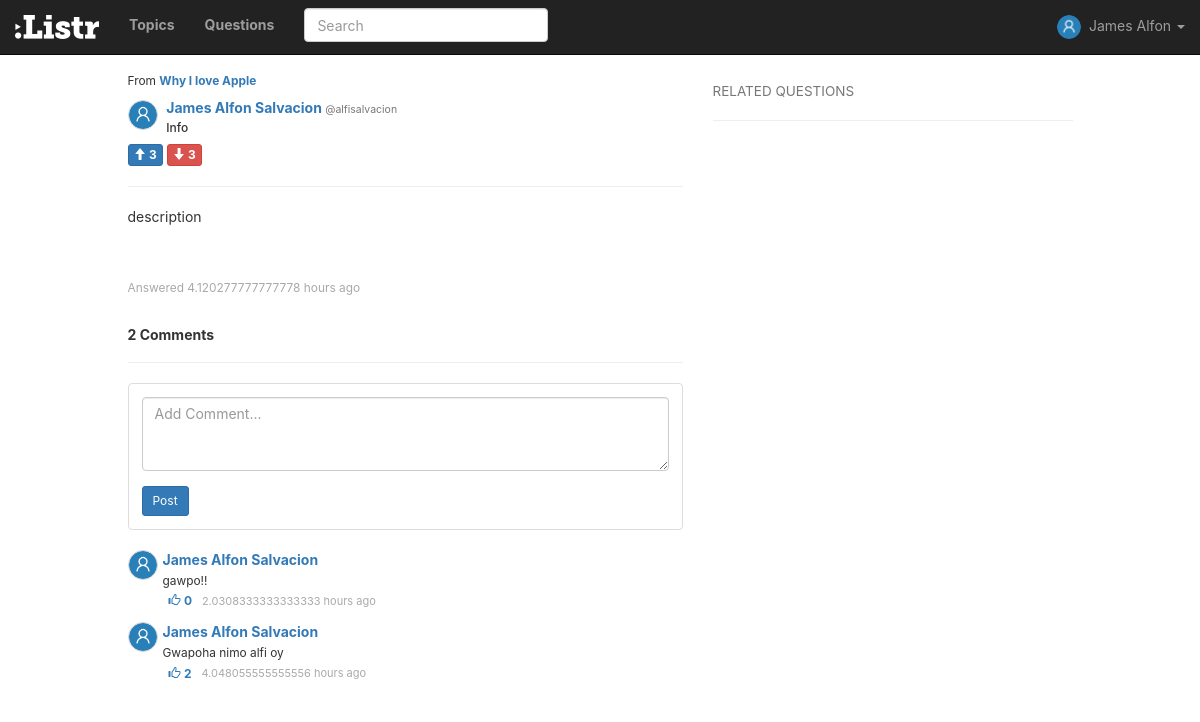
The app's page /answer/31/ (signed in), older data.
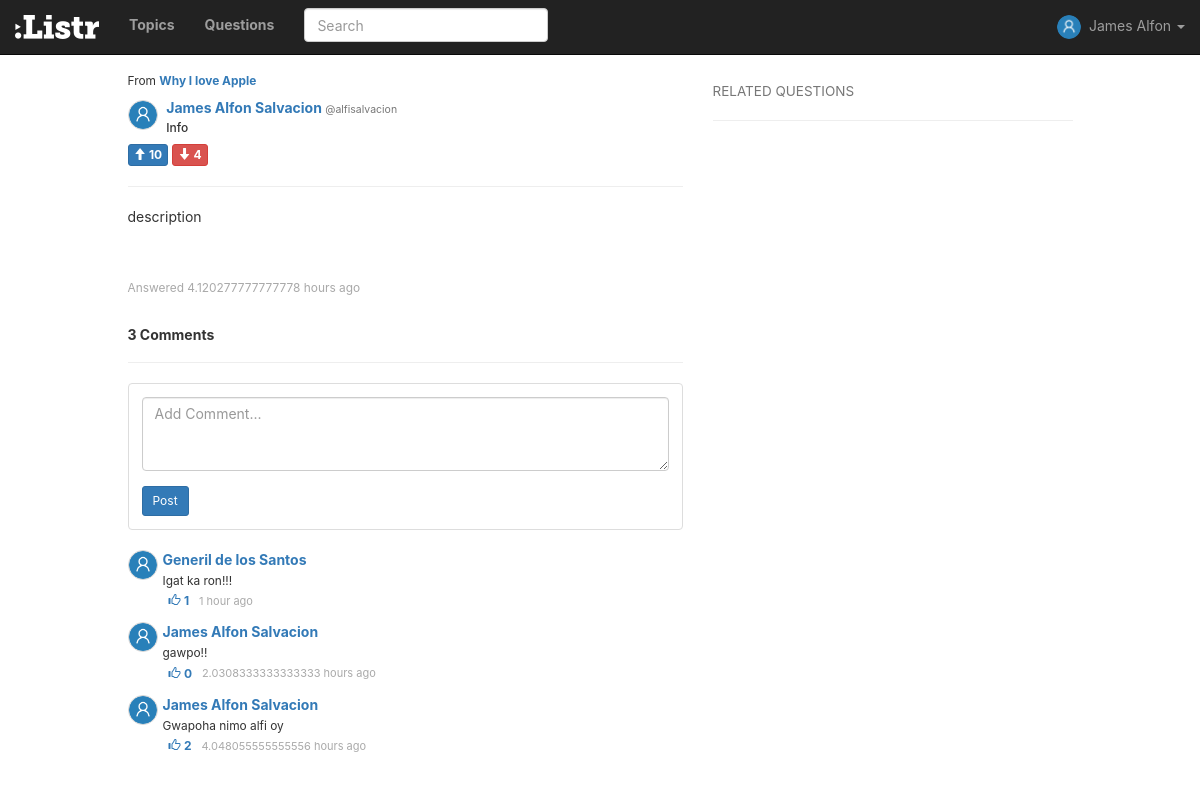
The same page, newer data.
### questions/models.py (models this page shows, shortened)
class Answer(models.Model):
	description = models.CharField(max_length = 100, default = "Description")
	question = models.ForeignKey(Question, on_delete = models.CASCADE)
	respondent = models.ForeignKey(User, on_delete = models.CASCADE)
	answer_date = models.DateTimeField(auto_now_add=True)
	upvotes = models.IntegerField(default = 0)
	downvotes = models.IntegerField(default = 0)
	def __unicode__(self):
		return self.description
	class Meta:
		ordering = ['-answer_date']

class Comment(models.Model):
	comment = models.CharField(max_length = 50)
	answer = models.ForeignKey(Answer, on_delete = models.CASCADE)
	commenter = models.ForeignKey(User, on_delete = models.CASCADE)
	comment_date = models.DateTimeField(auto_now_add=True)
	likes = models.IntegerField(default = 0)
	class Meta:
		ordering = ['-comment_date']

class Question(models.Model):
	question = models.CharField(max_length = 30)
	details = models.CharField(max_length = 100, default = "")
	questioner = models.ForeignKey(User, on_delete = models.CASCADE)
	question_date = models.DateTimeField(auto_now_add=True)
	upvotes = models.IntegerField(default = 0)
	downvotes = models.IntegerField(default = 0)
	topic = models.ForeignKey(Topic, blank = True, null = True, on_delete = models.CASCADE)
	def __unicode__(self):
		return self.question
	class Meta:
		ordering = ['-question_date']

### questions/views.py (the view)
# urls.py: url(r'^answer/(?P<answer_id>[0-9]+)/$', views.answer_detail, name='answer_detail'),
def answer_detail(request, answer_id):
	if not request.user.is_authenticated:
		return redirect('/')
	answer = Answer.objects.get(id = answer_id)
	instructions = Instruction.objects.filter(answer = answer)
	comment_date = []
	date_relative = prettydate(answer.answer_date)
	comments = Comment.objects.filter(answer = answer)
	lencomments = len(comments)
	for item in comments:
		if isinstance(item.comment_date, datetime):
			tmp = prettydate(item.comment_date)
		else:
			tmp = "No date specified"
		comment_date.append(tmp)
	zipped_data = zip(comments, comment_date)
	context = {
		'answer': answer,
		'instructions': instructions,
		'date': date_relative,
		'comments': zipped_data,
		'lencomments': lencomments
	}
	return render(request, 'answer_select.html', context)

### questions/views.py (called while the page is built)
def prettydate(d):
	utc = UTC()
	diff = datetime.now(utc) - d
	s = diff.seconds
	if diff.days > 7 or diff.days < 0:
		return d.strftime('%b %d, %y')
	elif diff.days == 1:
		return '1 day ago'
	elif diff.days > 1:
		return '{} days ago'.format(diff.days)
	elif s <= 1:
		return 'just now'
	elif s < 60:
		return '{} seconds ago'.format(s)
	elif s < 120:
		return '1 minute ago'
	elif s < 3600:
		return '{} minutes ago'.format(s/60)
	elif s < 7200:
		return '1 hour ago'
	else:
		return '{} hours ago'.format(s/3600)

	def utcoffset(self, dt):
		return ZERO

	def dst(self, dt):
		return ZERO

### questions/templates/answer_select.html (shortened to what this page needs)
{% extends "base.html" %}
{% load static %}
{% block styles %}
  <link rel="stylesheet" href="{% static 'questions/css/steps.css' %}">
{% endblock %}
{% block content %}
  <small>From <b><a href="/questions/{{answer.question.id}}">{{answer.question}}</a></b></small>
  <div class="row" style="margin-top:10px; margin-bottom:10px;">
    <div class="col-xs-1">
      <img class="center-cropped" src="{% static 'questions/assets/default-user-avatar.png' %}" height="30px" width="30px">
    </div>
    <div class="col-xs-11" style="padding-left: 5px;">
      <h5 style="font-weight:bold; margin-top:0px; margin-bottom:5px;">
      <a href="{% url 'profile' answer.respondent.id %}">
        {{answer.respondent.first_name}} {{ answer.respondent.last_name}}
      </a>
        <small>@{{answer.respondent.username}}</small></h5>
      <h6 style="margin-bottom:0px; margin-top:5px;">Info</h6>
    </div>
  </div>
  <div style="margin-top: 5px;">
        <form action="{% url 'answer_upvote' answer.id %}?next={{ request.path }}" method="POST" style="display:inline-block;">
            <button type="submit" class="btn btn-primary btn-xs">
              <span class="glyphicon glyphicon-arrow-up"></span>
              <span style="font-weight:bold">{{answer.upvotes}}</span>
            </button>
        </form>
        <form class="" action="{% url 'answer_downvote' answer.id %}?next={{ request.path }}" method="POST" style="display:inline-block;">
            <button type="submit" class="btn btn-danger btn-xs">
              <span class="glyphicon glyphicon-arrow-down"></span>
              <span style="font-weight:bold">{{answer.downvotes}}</span>
            </button><br>
        </form>
  </div>
  <hr>
  <p style="word-wrap: break-word;">{{answer}}</p>
  <br><br>
  <small style="color:darkgray">Answered {{date}}</small>
{% endblock %}
{% block comments %}
  {% include "comments.html" %}
{% endblock %}
{% block rightbar %}
  {% include "rightbar/related.html" %}
{% endblock %}

### questions/templates/navbar.html (shortened to what this page needs)
{% load static %}
<nav class="navbar navbar-inverse navbar-fixed-top listr-navbar">
  <div class="container-fluid">
    <div class="navbar-header">
      <a class="navbar-brand" href="/questions"><img src="{% static 'questions/assets/logo-small.png' %}" alt="Listr"></a>
    </div>
    <div class="collapse navbar-collapse" id="bs-example-navbar-collapse-1">
      <ul class="nav navbar-nav">
        <li><a href="/topics" style="font-weight:bold">Topics</a></li>
        <li><a href="/questions" style="font-weight:bold">Questions</a></li>
      </ul>
      <form class="navbar-form navbar-left">
        <div class="form-group">
          <input type="text" class="form-control search-box" placeholder="Search">
        </div>
      </form>
      <ul class="nav navbar-nav navbar-right">
        <li class="dropdown">
          <a href="#" class="dropdown-toggle" data-toggle="dropdown" role="button" aria-haspopup="true" aria-expanded="false">
            <img class="center-cropped" src="{% static 'questions/assets/default-user-avatar.png' %}" width="24px" height="24px" style="border:none;">&nbsp;&nbsp;{{user.first_name}} <span class="caret"></span>
          </a>
        </li>
      </ul>
    </div>
  </div>
</nav>

### questions/templates/comments.html (shortened to what this page needs)
{% load static %}
<br><br>
{% if lencomments > 1 %}
  <h5 style="font-weight:bold">{{lencomments}} Comments</h5>
{% elif lencomments == 1 %}
  <h5 style="font-weight:bold">1 Comment</h5>
{% else %}
  <h5 style="font-weight:bold">No Comments</h5>
{% endif %}
<hr>
<div class="thumbnail">
  <div class="caption">
    <form class="" action="{% url 'addcomment' answer_id=answer.pk%}" method="POST">
      <div class="form-group">
        <textarea id="commentarea" class="form-control" rows="3" name="comment" maxlength="500" placeholder="Add Comment..."></textarea>
      </div>
      <button type="submit" class="btn btn-primary btn-sm">Post</button>
    </form>
  </div>
</div>
<div class="actionBox">
  <ul class="commentList">
    {% for comment, comment_date in comments %}
    <li>
      <div class="commenterImage">
        <img class="center-cropped" src="{% static 'questions/assets/default-user-avatar.png' %}" width="30px" height="30px">
      </div>
      <div class="commentText">
        <p style="font-weight:bold">
          <a href="{% url 'profile' comment.commenter.id %}">
            {{comment.commenter.first_name}} {{comment.commenter.last_name}}
          </a>
        </p>
        <small class="more" style="word-wrap: normal;"> {{comment.comment}} </small><br>
        <form action="{% url 'likecomment' comment.id %}?next={{ request.path }}" method="POST" style="display:inline-block;">
            <button type="submit" class="btn btn-xs btn-link" style="text-decoration:none;">
              <span class="glyphicon glyphicon-thumbs-up"></span>
              <span style="font-weight:bold">{{comment.likes}}</span>
            </button>
        </form>
        <span class="date sub-text"> {{comment_date}} </span>
      </div>
    </li>
    {% endfor %}
  </ul>
</div>

Row changes from the older to the newer data that the page shows:
changed Answer "description": upvotes "3" → "10"; downvotes "3" → "4"
added Comment: commenter.first_name "Generil", commenter.last_name "de los Santos", comment "Igat ka ron!!!", likes "1", comment_date "1 hour ago"
Text that changed along with them:
{{ lencomments }}: "2" → "3"
